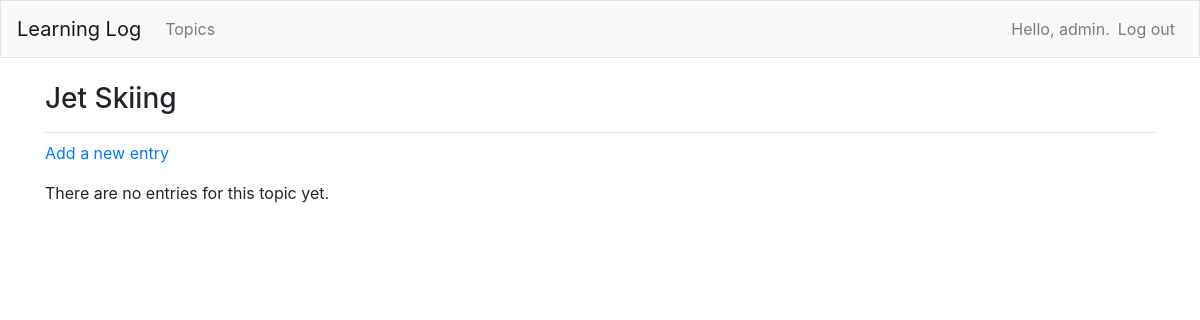
Page /topics/3/ (signed in) on the earlier database version.
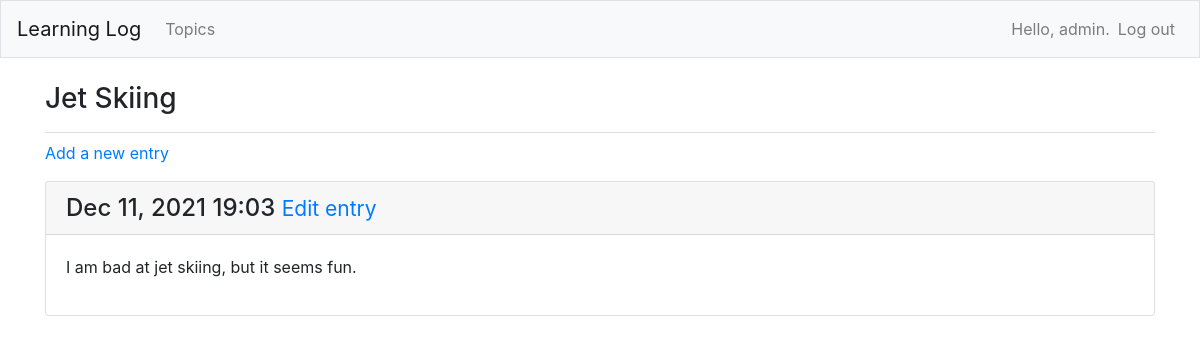
Same page on the later database version.
### MainApp/models.py (models this page shows, shortened)
class Topic(models.Model):
    text = models.CharField(max_length=200)
    date_added = models.DateTimeField(auto_now_add=True)
    owner = models.ForeignKey(User, on_delete=models.CASCADE)
    def __str__(self):
        return self.text

class Entry(models.Model):
    topic = models.ForeignKey(Topic, on_delete=models.CASCADE)
    text = models.TextField()
    date_added = models.DateTimeField(auto_now_add=True)
    class Meta:
        verbose_name_plural = 'entries'

### MainApp/views.py (the view)
# urls.py: path('topics/<int:topic_id>/', views.topic, name='topic'),
@login_required
def topic(request, topic_id):
    topic = Topic.objects.get(id=topic_id)
    if topic.owner != request.user:
        raise Http404
    entries = topic.entry_set.all().order_by('-date_added')
    context = {'topic':topic, 'entries':entries}
    return render(request, "MainApp/topic.html", context)

### MainApp/templates/mainapp/topic.html
{% extends "MainApp/base.html" %}
{% block page_header %}
<h3>{{ topic }}</h3>
{% endblock page_header %}
{% block content %}
<p>
    <a href="{% url 'MainApp:new_entry' topic.id %}">Add a new entry</a>
</p>
{% for entry in entries %}
<div class="card mb-3">
    <h4 class="card-header">
        {{ entry.date_added|date:'M d, Y H:i' }}
        <small><a href="{% url 'MainApp:edit_entry' entry.id %}">
                Edit entry</a></small>
    </h4>
    <div class="card-body">
        {{ entry.text|linebreaks }}
    </div>
</div>
{% empty %}
<p>There are no entries for this topic yet.</p>
{% endfor %}
{% endblock content %}

### MainApp/templates/mainapp/base.html (shortened to what this page needs)
{% load bootstrap4 %}
<!doctype html>
<html lang="en">
<head>
    {% bootstrap_css %}
</head>
<body>
    <nav class="navbar navbar-expand-md navbar-light bg-light mb-4 border">
        <a class="navbar-brand" href="{% url 'MainApp:index'%}">
            Learning Log</a>
        <div class="collapse navbar-collapse" id="navbarCollapse">
            <ul class="navbar-nav mr-auto">
                <li class="nav-item">
                    <a class="nav-link" href="{% url 'MainApp:topics'%}">
                        Topics</a>
                </li>
            </ul>
            <ul class="navbar-nav ml-auto">
                {% if user.is_authenticated %}
                <li class="nav-item">
                    <span class="navbar-text">Hello, {{user.username }}.</span>
                </li>
                <li class="nav-item">
                    <a class="nav-link" href="{% url 'users:logout' %}">Log out</a>
                </li>
                {% endif %}
            </ul>
        </div>
    </nav>
    <main role="main" class="container">
        <div class="pb-2 mb-2 border-bottom">
            {% block page_header %}{% endblock page_header %}
        </div>
        <div>
            {% block content %}{% endblock content %}
        </div>
    </main>
</body>
</html>

Differences in the rows shown:
added Entry: date_added "Dec 11, 2021 19:03", text "I am bad at jet skiing, but it seems fun."
Other differences:
text no longer shown: "There are no entries for this topic yet."
